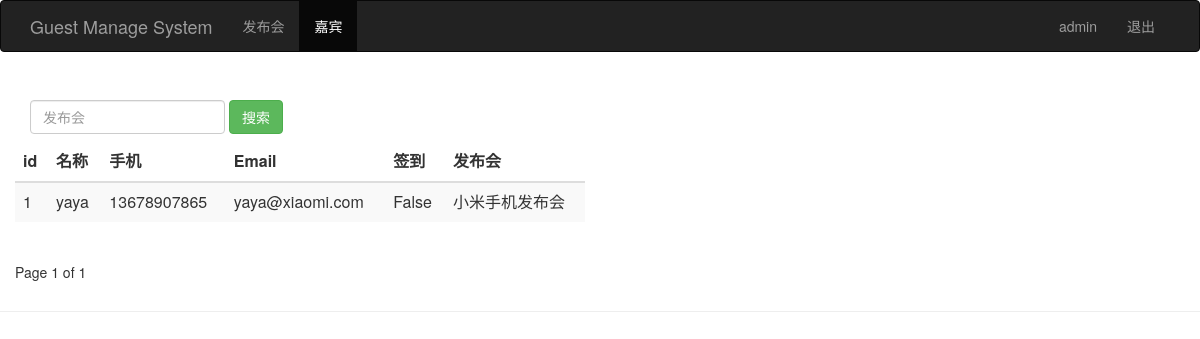
Before: /guest_manage/?page=2 (signed in) with the older database file.
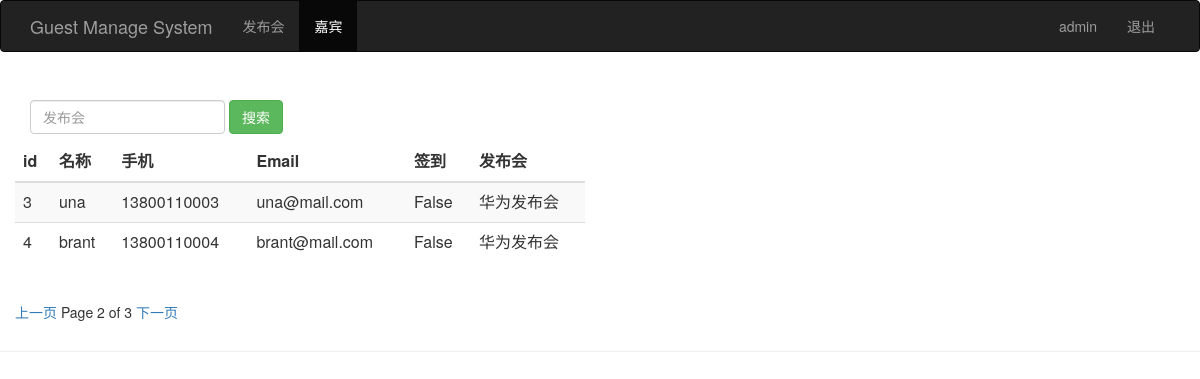
After: the same page with the newer database file.
### sign/models.py (models this page shows, shortened)
class Guest(models.Model):
	event = models.ForeignKey(Event)
	realname = models.CharField(max_length=64)
	phone = models.CharField(max_length=16)
	email = models.EmailField()
	sign = models.BooleanField()
	create_time = models.DateTimeField(auto_now=True)
	class Meta:
		unique_together = ("event","phone")

class Event(models.Model):
	name = models.CharField(max_length=100)
	limit = models.IntegerField()
	status = models.BooleanField()
	address = models.CharField(max_length=200)
	start_time = models.DateTimeField('events time')
	create_time = models.DateTimeField(auto_now=True)
	def __unicode__(self):
		return self.name

### sign/views.py (the view)
# urls.py: url(r'^guest_manage/$', views.guest_manage),
@login_required
def guest_manage(request):
	username = request.session.get("user","")
	guest_list = Guest.objects.all()
	paginator = Paginator(guest_list,2)
	page = request.GET.get("page")
	try:
		contacts = paginator.page(page)
	except PageNotAnInteger:
		contacts = paginator.page(1)
	except EmptyPage:
		contacts = paginator.page(paginator.num_pages)
	return render(request,"guest_manage.html",{"user":username,"guests":contacts})

### sign/templates/guest_manage.html (shortened to what this page needs)
<html>
<head>
	{% load bootstrap3 %}
	{% bootstrap_css %}
</head>
<body role="document">
	<nav class="navbar navbar-inverse">
		<div class="container">
			<div class="navbar-header">
				<a class="navbar-brand" href="/event_manage/">Guest Manage System</a>
			</div>
			<div  id="navbar" class="collapse navbar-collapse">
				<ul class="nav navbar-nav">
					<li><a href="/event_manage/">发布会</a></li>
					<li class="active"> <a href="#">嘉宾</a></li>
				</ul>
				<ul class="nav navbar-nav navbar-right">
					<li><a href="#">{{user}}</a></li>
					<li><a href="/logout/">退出</a></li>
				</ul>
			</div>
		</div>
	</nav>
	<div class="page-header">
		<div id="navbar" class="navbar-collapse collapse">
			<form class="navbar-form" method="get" action="/search_guest/">
				<div class="form-group">
					<input name="realname" type="text" placeholder="发布会" class="form-control">
				</div>
				<button type="submit" class="btn btn-success">搜索</button>
			</form>
	<div class="row">
		<div class="col-md-6">
			<table class="table table-striped">
				<thead>
					<tr>
						<th>id</th>
						<th>名称</th>
						<th>手机</th>
						<th>Email</th>
						<th>签到</th>
						<th>发布会</th>
					</tr>
				</thead>
				<tbody>
					{% for guest in guests %}
					<tr>
						<td>{{guest.id}}</td>
						<td>{{guest.realname}}</td>
						<td>{{guest.phone}}</td>
						<td>{{guest.email}}</td>
						<td>{{guest.sign}}</td>
						<td>{{guest.event}}</td>
					</tr>
					{% endfor %}
				</tbody>
			</table>
		</div>
	</div>
	<div class="pagination">
		<span class="step-links">
			{% if guests.has_previous %}
			<a href="?page={{guests.previous_page_number}}">上一页</a>
			{% endif %}
			<span class="current">
				Page {{guests.number}} of {{guests.paginator.num_pages}}
			</span>
			{% if guests.has_next %}
			<a href="?page={{guests.next_page_number}}">下一页</a>
			{% endif %}
		</span>
	</div>
</body>

Changed rows visible on the page:
no longer on this page (row unchanged): Guest: id "1", realname "yaya", phone "13678907865", email "yaya@xiaomi.com", sign "False", event "小米手机发布会"
added Guest: id "3", realname "una", phone "13800110003", email "una@mail.com", sign "False", event "华为发布会"
added Guest: id "4", realname "brant", phone "13800110004", email "brant@mail.com", sign "False", event "华为发布会"
Other visible differences:
{{ guests.number }}: "1" → "2"
{{ guests.paginator.num_pages }}: "1" → "3"
text now shown: "上一页 下一页"
